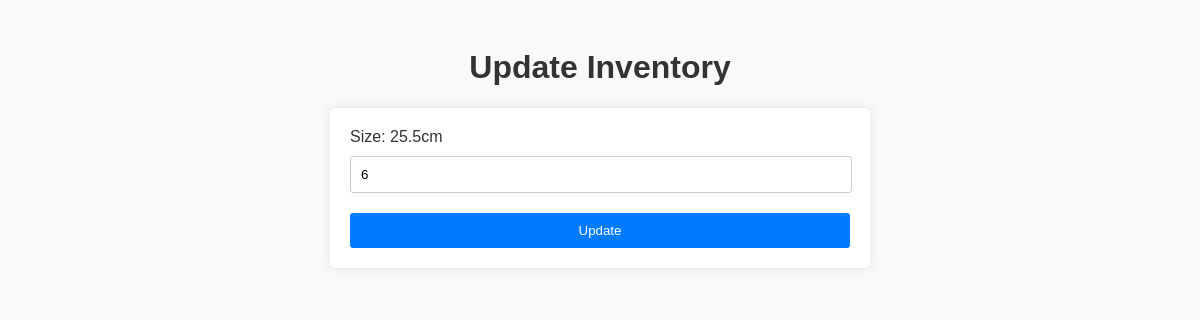
The page /testform/7/ on the database as committed earlier.
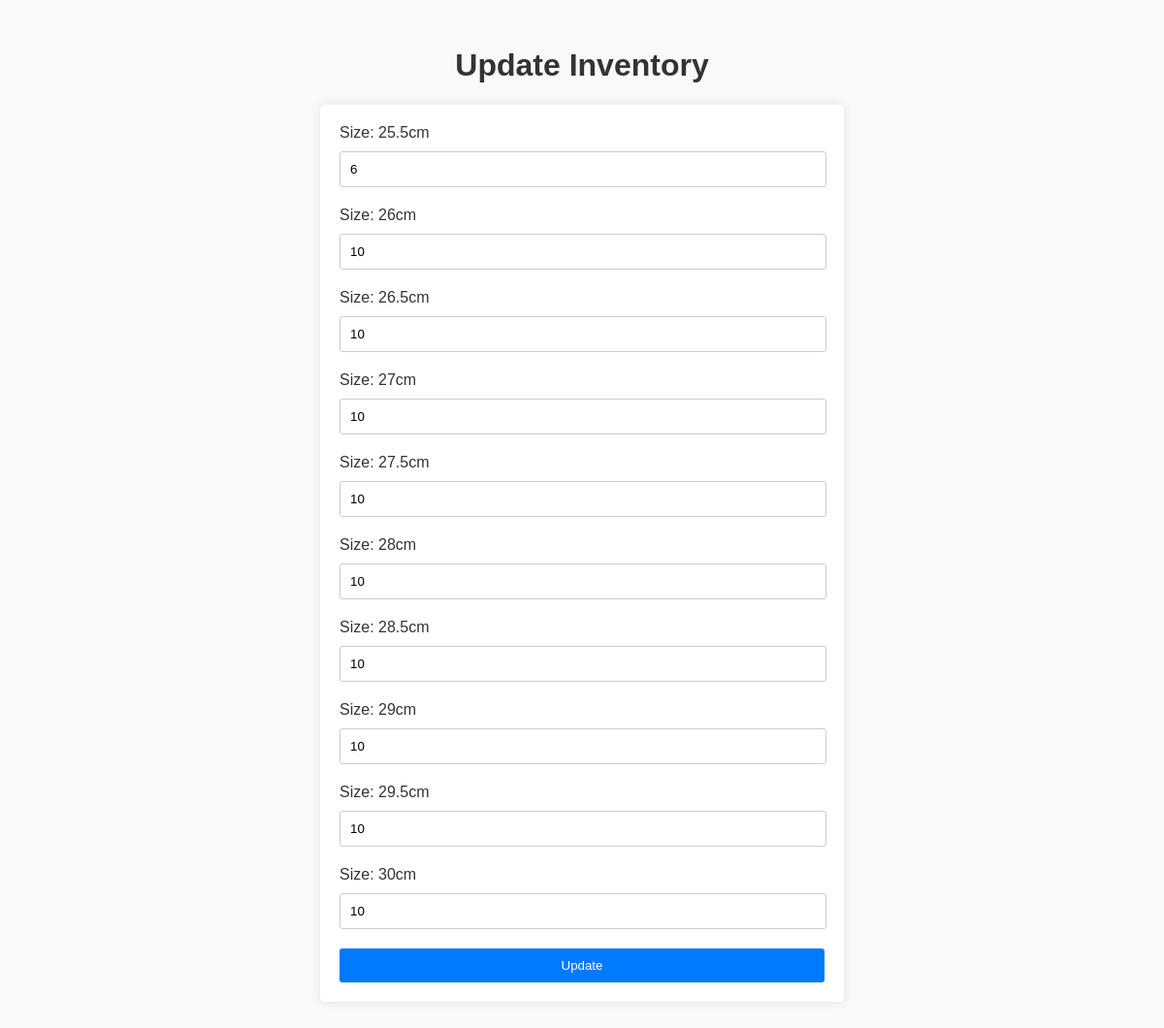
The same page on the database as committed later.
### products/models.py (models this page shows)
class Inventory(models.Model):
    product = models.ForeignKey(Product, on_delete=models.CASCADE)
    size = models.CharField(max_length=10, choices=Product.SIZE_CHOICES)
    stock = models.PositiveIntegerField(default=0)
    min_order_quantity = models.PositiveIntegerField(default=1)  # 最小訂購量
    max_capacity = models.PositiveIntegerField(default=1000)  # 最大容量
    class Meta:
        unique_together = ('product', 'size')

### products/views.py (the view)
# urls.py: path('testform/<int:product_id>/', views.testform_view, name='testform'),
def testform_view(request, product_id):
    inventory_data = {}
    inventory_records = Inventory.objects.filter(product_id=product_id)
    for record in inventory_records:
        inventory_data[record.size] = record.stock  # 更新此處獲取的屬性名稱
    return render(request, 'testform.html', {'inventory_data': inventory_data, 'product_id': product_id})

### products/templates/testform.html (shortened to what this page needs)
<!DOCTYPE html>
<html lang="en">
<head>
</head>
<body>
    <h1>Update Inventory</h1>
    <form id="update-form" action="{% url 'update_inventory' product_id=product_id %}" method="post">
        {% for size, quantity in inventory_data.items %}
            <label for="size_{{ size }}">Size: {{ size }}</label>
            <input type="number" id="size_{{ size }}" name="size_{{ size }}" value="{{ quantity }}">
            <br>
        {% endfor %}
        <button type="submit">Update</button>
    </form>
</body>
</html>

Rows that differ between the two databases and show on the page:
added Inventory: inventory_data "26cm"
added Inventory: inventory_data "26.5cm"
added Inventory: inventory_data "27cm"
added Inventory: inventory_data "27.5cm"
added Inventory: inventory_data "28cm"
added Inventory: inventory_data "28.5cm"
added Inventory: inventory_data "29cm"
added Inventory: inventory_data "29.5cm"
added Inventory: inventory_data "30cm"
Other text that changed with them:
new list line: "Size: 10"
